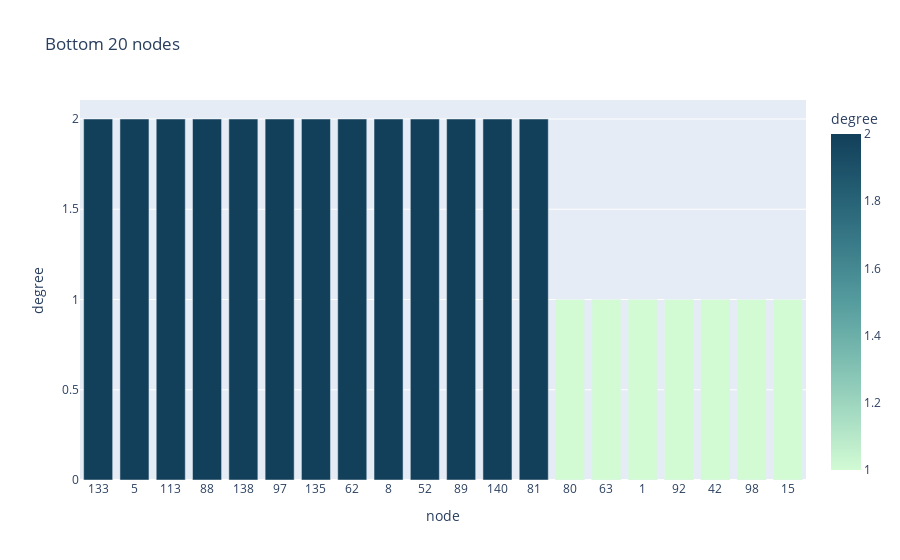

Notebook code cell kept with this figure:
### Code cell
degree_df_bt20 = degree_df.tail(20)
degree_df_bt20['node'] = degree_df_bt20['node'].astype(str)

fig = px.bar(degree_df_bt20, x='node', y='degree', title='Bottom 20 nodes', color='degree', color_continuous_scale='darkmint')
fig.show()

### Figure 1 — Plotly figure (JSON) as saved in the notebook; plotly's stock layout.template omitted (floating-point values rounded to 4 significant figures)
{"data": [{"alignmentgroup": "True", "hovertemplate": "node=%{x}<br>degree=%{marker.color}<extra></extra>", "legendgroup": "", "marker": {"color": [2, 2, 2, 2, 2, 2, 2, 2, 2, 2, 2, 2, 2, 1, 1, 1, 1, 1, 1, 1], "coloraxis": "coloraxis", "pattern": {"shape": ""}}, "name": "", "offsetgroup": "", "orientation": "v", "showlegend": false, "textposition": "auto", "type": "bar", "x": ["133", "5", "113", "88", "138", "97", "135", "62", "8", "52", "89", "140", "81", "80", "63", "1", "92", "42", "98", "15"], "xaxis": "x", "y": [2, 2, 2, 2, 2, 2, 2, 2, 2, 2, 2, 2, 2, 1, 1, 1, 1, 1, 1, 1], "yaxis": "y"}], "layout": {"barmode": "relative", "coloraxis": {"colorbar": {"title": {"text": "degree"}}, "colorscale": [[0, "rgb(210, 251, 212)"], [0.1667, "rgb(165, 219, 194)"], [0.3333, "rgb(123, 188, 176)"], [0.5, "rgb(85, 156, 158)"], [0.6667, "rgb(58, 124, 137)"], [0.8333, "rgb(35, 93, 114)"], [1, "rgb(18, 63, 90)"]]}, "legend": {"tracegroupgap": 0}, "title": {"text": "Bottom 20 nodes"}, "xaxis": {"anchor": "y", "domain": [0, 1], "title": {"text": "node"}}, "yaxis": {"anchor": "x", "domain": [0, 1], "title": {"text": "degree"}}}}
